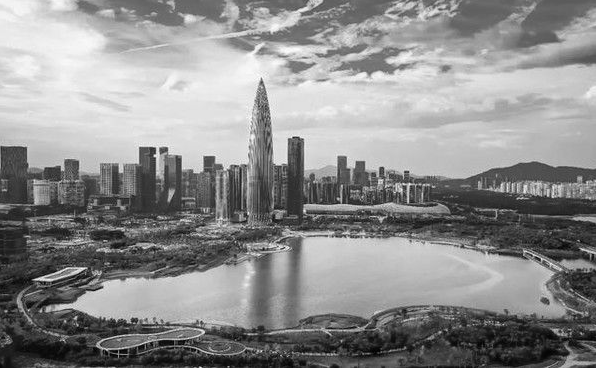
#> input picture opencv_project_practice/Lab2/data/shenzhen_gray.bmp, 596 x 368 px
$ python ex1.py
#> lines starting #> are read from the running program, lines starting #| are printed output that depends on the picture
import cv2
import matplotlib.pyplot as plt
import numpy


# Read image
def read_image(path: str):
    '''
    Read image from path
    :param path: The path of image
    :return: The data of image
    '''
#> called with path = 'data/shenzhen_gray.bmp'
    return cv2.imread(path)
#> returned value is the input picture: shape (368, 596, 3); min 1, max 253, mean 141.2


# show the gray ratio histogram
def equalize_image(src: numpy.ndarray):
    gray_img = cv2.cvtColor(src, cv2.COLOR_BGR2GRAY)
    gray_img = cv2.equalizeHist(gray_img)
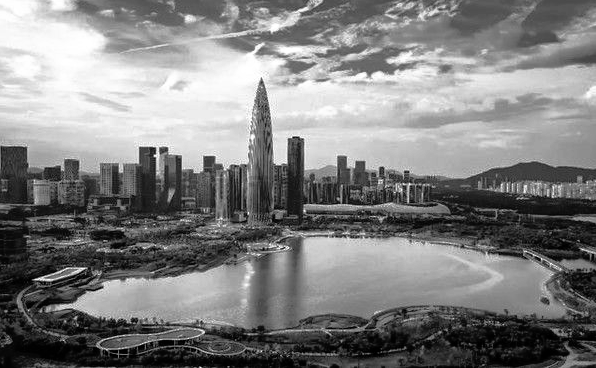
#> gray_img: shape (368, 596); min 0, max 255, mean 128.2
    return gray_img


def show_histogram(before: numpy.ndarray, after: numpy.ndarray):
    '''
    Show the two histograms in one figure for comparison
    :param before: The data of image before equalization
    :param after: The data of image after equalization
    :return: None
    '''
    plt.subplot(2, 1, 1)
    plt.tight_layout(pad=3)
    plt.title('Before equalization')
    plt.hist(before.ravel(), 256, [0, 256])
    plt.subplot(2, 1, 2)
    plt.title('After equalization')
    plt.hist(after.ravel(), 256, [0, 256])
    plt.show()
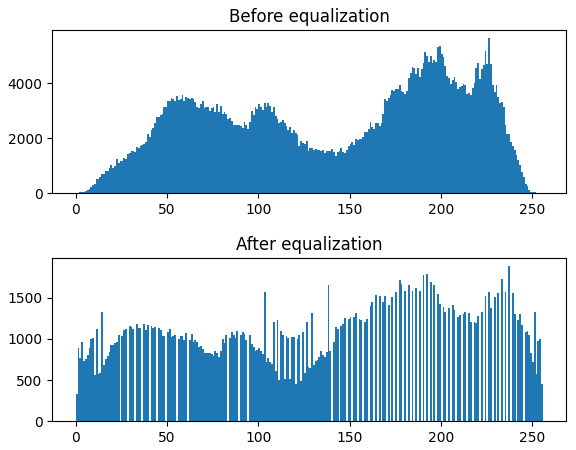
#> figure drawn by matplotlib, 2 panels; panel 1: tallest bar 5646 high, from x = 226 to 227; panel 2: tallest bar 1882 high, from x = 237 to 238


if __name__ == '__main__':
    img = read_image('data/shenzhen_gray.bmp')
    img_equalized = equalize_image(img)
    show_histogram(img, img_equalized)
    cv2.imshow('img', img)
    cv2.imshow('img_equalized', img_equalized)
    cv2.waitKey(0)
    cv2.destroyAllWindows()
